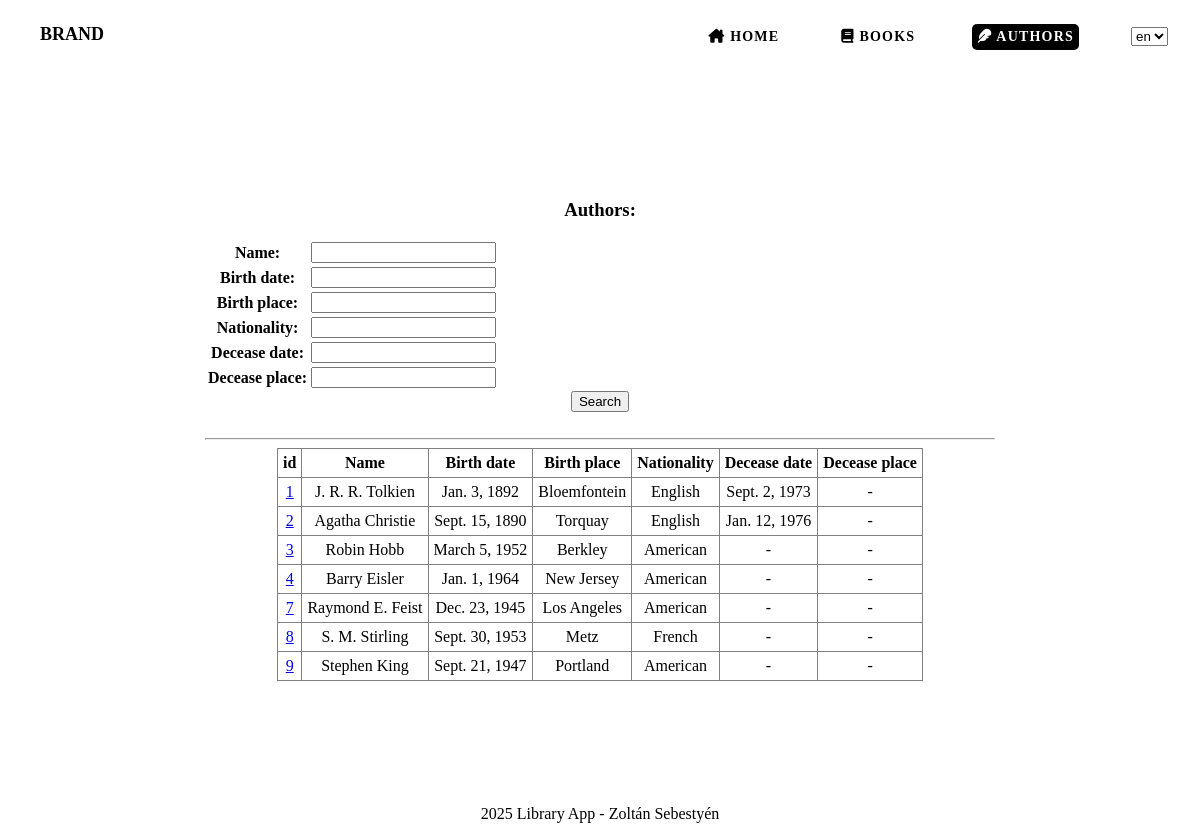
The app's page /library_application/authors with its own data.
### library_application/models.py (models this page shows, shortened)
class Author(models.Model):
    name = models.CharField(max_length=100)
    birth_date = models.DateField()
    birth_place = models.CharField(max_length=50)
    nationality = models.CharField(max_length=50)
    decease_date = models.DateField(blank=True, null=True)
    decease_place = models.CharField(max_length=50, blank=True, null=True)

### library_application/views.py (the view, shortened to what this page needs)
# urls.py: path("authors", views.get_authors, name="author_list"),
def get_authors(request):
    authors = Author.objects.all()
    form = AuthorForm(request.GET or None)
    context = {
        'form': form,
        'authors': authors
    }
    return render(request, 'authors.html', context)

### library_application/forms.py
class AuthorForm(forms.ModelForm):
    class Meta:
        model = Author
        fields = '__all__'

### library_application/templates/authors.html (shortened to what this page needs)
{% load static %}
{% load i18n %}
{% include "header.html" %}
        <main>
            <div class="main-content">
                <h3>{% trans "Authors" %}:</h3>
                <form method="get">
                <table>
                    {{ form.as_table }}
                </table>
                    <input type="submit" value="Search">
                </form>
                <br>
                <hr>
                {% if authors %}
                <table class="authors">
                    <tr>
                        <th>id</th>
                        <th>{% trans "Name" %}</th>
                        <th>{% trans "Birth date" %}</th>
                        <th>{% trans "Birth place" %}</th>
                        <th>{% trans "Nationality" %}</th>
                        <th>{% trans "Decease date" %}</th>
                        <th>{% trans "Decease place" %}</th>
                    </tr>
                    {% for author in authors %}
                        <tr>
                            <td><a href="{% url 'author_details' author_id=author.id %}">{{ author.id }}</a></td>
                            <td>{{ author.name }}</td>
                            <td>{{ author.birth_date }}</td>
                            <td>{{ author.birth_place }}</td>
                            <td>{{ author.nationality }}</td>
                            <td>
                            {% if author.decease_date %}
                            {{ author.decease_date }}
                            {% else %}
                            -
                            {% endif %}
                            </td>
                            <td>
                            {% if author.decease_palce %}
                            {{ author.decease_palce }}
                            {% else %}
                            -
                            {% endif %}
                            </td>
                        </tr>
                    {% endfor %}
                </table>
                {% else %}
                <p>{% trans "No authors" %}.</p>
                {% endif %}
            </div>
        </main>
        {% include "footer.html" %}
    </body>
</html>

### library_application/static/css/styles.css (style rules this page uses)
* { box-sizing: border-box; }
html { margin: 0; padding: 0; width: 100%; height: 100vh; }
body { margin: 0; padding: 0; width: 100%; height: 100vh; font-family: Poppins; font-weight: 400; background: url(../img/library-background.jpg); background-position: center; background-size: cover; }
main { min-height: 80vh; width: 100vw; }
.main-content { margin: 80px auto; padding: 25px; border-radius: 15px; background-color: rgba(255,255,255,0.4); width: 70%; text-align: center; }
.books, .authors { margin: 0 auto; }
.books, .books th, .books td, .books, .books th, .books td, .authors, .authors th, .authors td, .authors, .authors th, .authors td { border: 1px solid grey; border-collapse: collapse; padding: 5px; background-color: rgba(255,255,255,0.5); }

### records on screen
Author: id "1", name "J. R. R. Tolkien", birth_date "Jan. 3, 1892", birth_place "Bloemfontein", nationality "English", decease_date "Sept. 2, 1973"
Author: id "2", name "Agatha Christie", birth_date "Sept. 15, 1890", birth_place "Torquay", nationality "English", decease_date "Jan. 12, 1976"
Author: id "3", name "Robin Hobb", birth_date "March 5, 1952", birth_place "Berkley", nationality "American"
Author: id "4", name "Barry Eisler", birth_date "Jan. 1, 1964", birth_place "New Jersey", nationality "American"
Author: id "7", name "Raymond E. Feist", birth_date "Dec. 23, 1945", birth_place "Los Angeles", nationality "American"
Author: id "8", name "S. M. Stirling", birth_date "Sept. 30, 1953", birth_place "Metz", nationality "French"
Author: id "9", name "Stephen King", birth_date "Sept. 21, 1947", birth_place "Portland", nationality "American"

### other values on screen
form field language "en"
